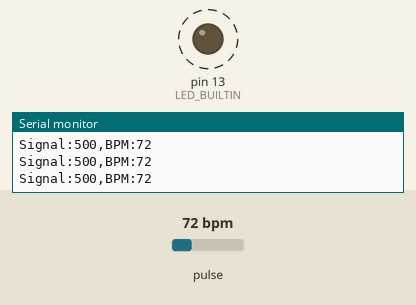
Recording of a sketch running on a simulated Arduino Uno, built with avr-gcc and run on an emulated ATmega328P. Shown: output pins drawn as LEDs (lit = HIGH), the last lines printed to the serial monitor. Dashed ring = blinking. The test bench sets the inputs (shaded band); at power-on: pulse 72 bpm.

Above: at 1.2 s.
1.3 s: pulse set to 42 bpm
At 3.4 s:
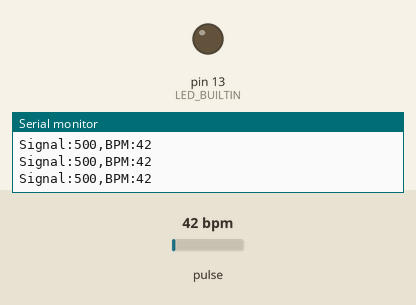
3.7 s: pulse set to 100 bpm
At 4.42 s:
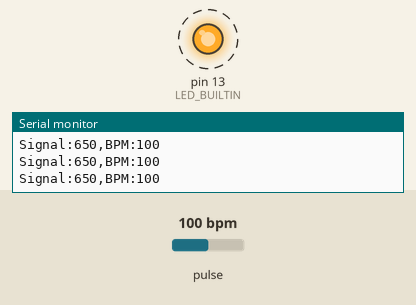
Timing chart, 0 to 12.7 s (numbered marks = the images above; inputs shaded):
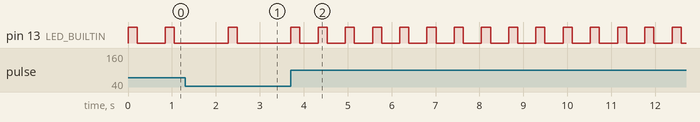

Measured:
- after the input at 3.7 s, pin 13 (LED_BUILTIN): alternates HIGH for 0.21 s and LOW for 0.41 s, starting after 0.63 s

The sketch:

heartbear.ino
```cpp
#define USE_ARDUINO_INTERRUPTS true
#include <PulseSensorPlayground.h>

const int PulseWire = A0;
const int Threshold = 550;      // adjust to the middle of your wave
PulseSensorPlayground pulseSensor;
int bpm = 0;

void setup() {
  Serial.begin(115200);
  pulseSensor.analogInput(PulseWire);
  pulseSensor.blinkOnPulse(LED_BUILTIN);   // onboard LED flashes with each beat
  pulseSensor.setThreshold(Threshold);
  pulseSensor.begin();
}

void loop() {
  if (pulseSensor.sawStartOfBeat()) {
    bpm = pulseSensor.getBeatsPerMinute();
  }
  Serial.print("Signal:");
  Serial.print(pulseSensor.getLatestSample());
  Serial.print(",BPM:");
  Serial.println(bpm);
  delay(20);
}
```
